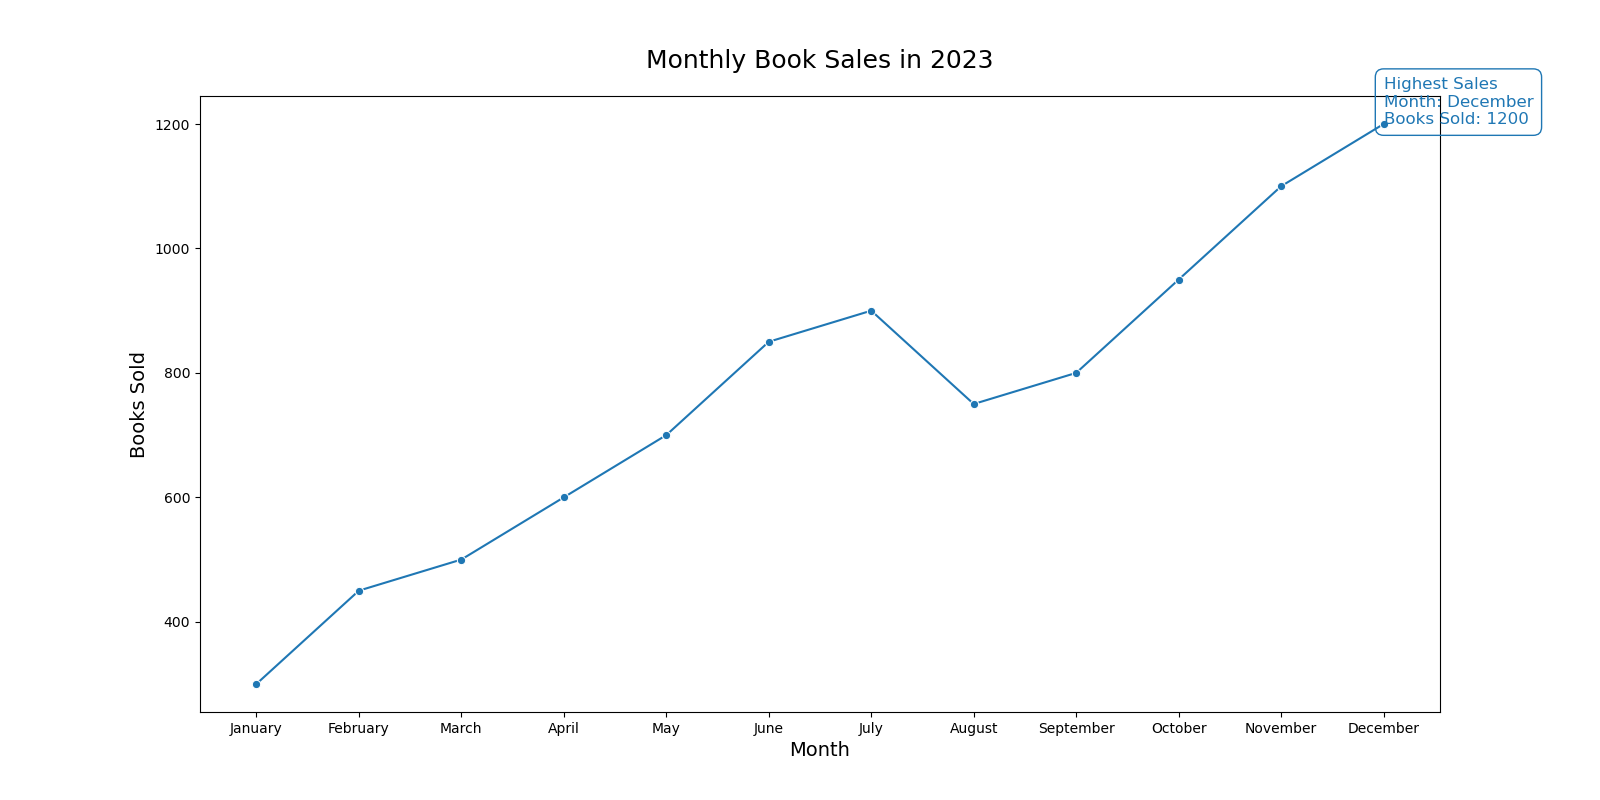

This figure's Python source:

import pandas as pd
import seaborn as sns
import matplotlib.pyplot as plt

# Data
data = {
    'Month': ['January', 'February', 'March', 'April', 'May', 'June', 'July', 
              'August', 'September', 'October', 'November', 'December'],
    'Books Sold': [300, 450, 500, 600, 700, 850, 900, 
                   750, 800, 950, 1100, 1200]
}

# Create a DataFrame
df = pd.DataFrame(data)

# Convert 'Month' to categorical type with order
df['Month'] = pd.Categorical(df['Month'], categories=data['Month'], ordered=True)

# Line chart
plt.figure(figsize=(16, 8))
sns.lineplot(x='Month', y='Books Sold', data=df, color="#1f77b4", marker='o')

# Add annotation for the highest data point
max_value = df['Books Sold'].max()
max_month = df[df['Books Sold'] == max_value]['Month'].values[0]
plt.text(x = max_month, y = max_value,
         s = 'Highest Sales\nMonth: {}\nBooks Sold: {}'.format(max_month, max_value),
         fontdict = dict(color='#1f77b4', size=12),
         bbox=dict(facecolor='none', edgecolor='#1f77b4', boxstyle='round,pad=0.5'))

# Set chart title and labels
plt.title('Monthly Book Sales in 2023', fontsize=18, pad=20)
plt.xlabel('Month', fontsize=14)
plt.ylabel('Books Sold', fontsize=14)

# Show the plot
plt.show()
